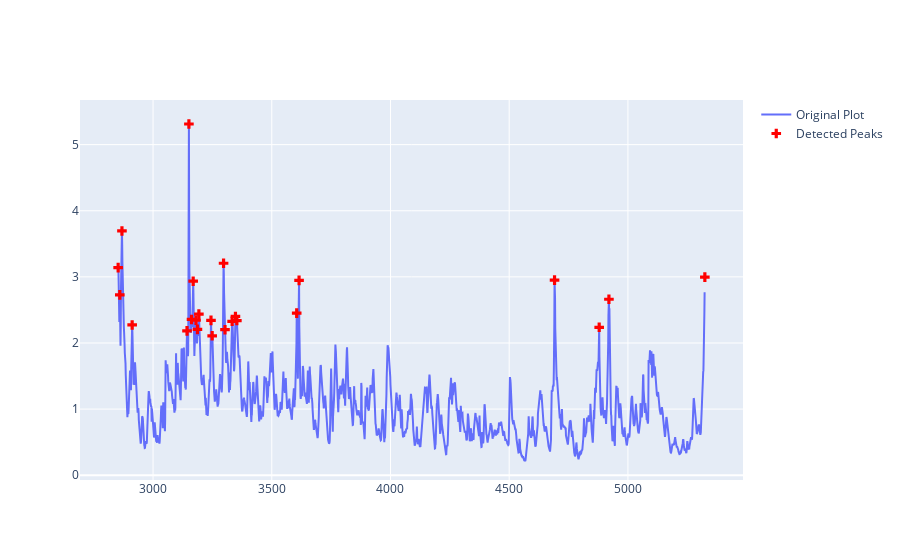

The cell this chart's notebook holds for it:
### Code cell
#
#
# following is a subsegment to extract part of the data for visualization
# NB: j is starting value op peaks and range is number of points to be visualized
#
sub_ind = []
j = 80
for i in range(0,24):
    k = j + i
    val = indices[k]
    sub_ind.append(val)
#
sub_pot = pot_maxima.loc[sub_ind]

#
# Update numbers based on range!
#
inst = sub_ind[0]
inen = sub_ind[23]
sub_tim = time_series[inst:inen]
sub_pos = list(itertools.chain(range(inst, inen)))
#
fig = go.Figure()
fig.add_trace(go.Scatter(
    x=sub_pos,y=sub_tim,
    mode='lines',
    name='Original Plot'
))

#
#
fig.add_trace(go.Scatter(
    x=sub_ind,y=sub_pot,
    mode='markers',
    marker=dict(
        size=8,
        color='red',
        symbol='cross'
    ),
    name='Detected Peaks'
))

fig.show()

#
pot_time = []
for i in range(0,kmax):
    val = indices[i]
    pot_time.append(dft[val])
#
fig, ax = plt.subplots(1, 1)
plt.xlabel('Hs (m)')
plt.ylabel('pdf of Hs max values')
ax.hist(pot_maxima, histtype='stepfilled')
#
pass

### Figure 1 — Plotly figure (JSON) as saved in the notebook; plotly's stock layout.template omitted (floating-point values rounded to 4 significant figures; data arrays with more than 128 entries replaced by an {"elided": "..."} marker saying what was removed)
{"data": [{"mode": "lines", "name": "Original Plot", "type": "scatter", "x": {"elided": "2471 int values"}, "y": {"elided": "2471 float values"}}, {"marker": {"color": "red", "size": 8, "symbol": "cross"}, "mode": "markers", "name": "Detected Peaks", "type": "scatter", "x": [2853, 2860, 2869, 2912, 3143, 3151, 3162, 3169, 3181, 3187, 3193, 3244, 3249, 3297, 3303, 3333, 3347, 3353, 3605, 3615, 4691, 4879, 4920, 5324], "y": [3.14, 2.727, 3.694, 2.272, 2.183, 5.312, 2.356, 2.934, 2.344, 2.205, 2.436, 2.342, 2.109, 3.206, 2.201, 2.328, 2.401, 2.339, 2.451, 2.947, 2.951, 2.237, 2.661, 2.996]}], "layout": {}}
